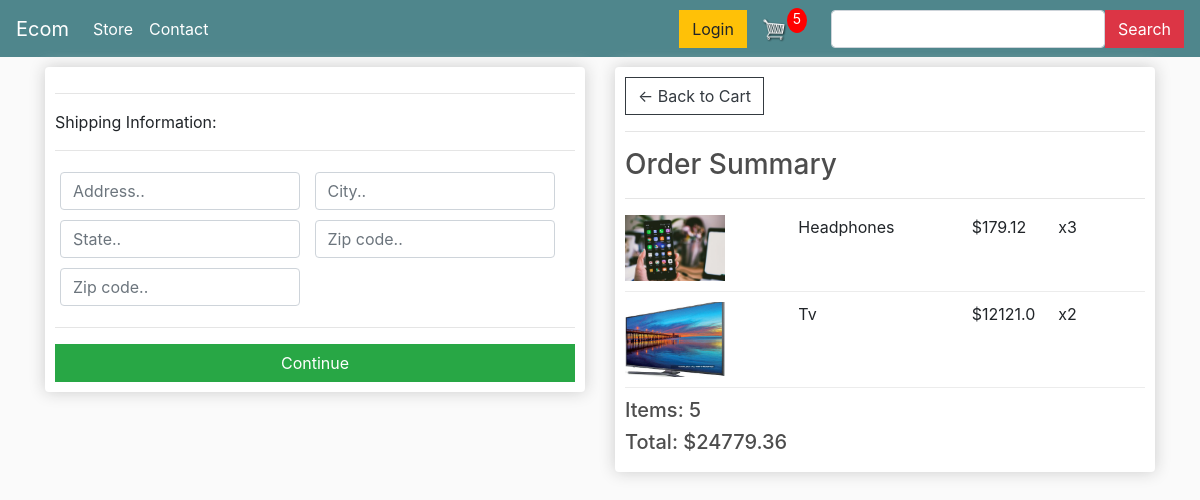
Page /user_checkout/ (signed in) on the earlier database version.
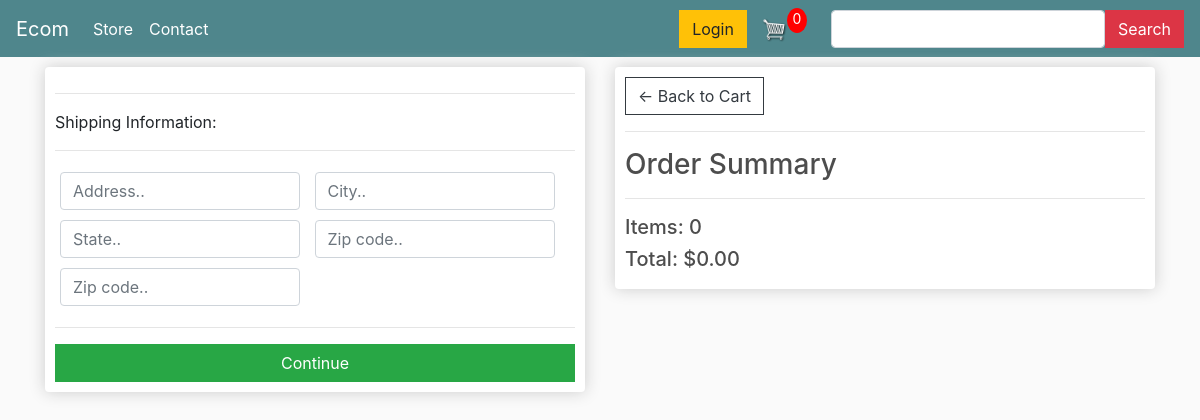
Same page on the later database version.
### user_panel/models.py (models this page shows, shortened)
class OrderItem(models.Model):
    product = models.ForeignKey(Product, on_delete=models.SET_NULL, blank=True, null=True)
    order = models.ForeignKey(Order, on_delete=models.SET_NULL, blank=True, null=True)
    quantity = models.IntegerField(default=0, null=True, blank=True)
    date_added = models.DateTimeField(auto_now_add=True)
    @property
    def get_total(self):
        total = self.product.price * self.quantity
        return total

class Product(models.Model):
    name = models.CharField(max_length=200, null=True)
    price = models.FloatField()
    digital = models.BooleanField(default=False, null=True, blank=False)
    image1 = models.ImageField(null=True, blank=True)
    image2 = models.ImageField(null=True, blank=True)
    image3 = models.ImageField(null=True, blank=True)
    def imageURL1(self):
        try:
            url = self.image1.url
        except:
            url = ''
        return url

class Order(models.Model):
    customer = models.ForeignKey(Customer, on_delete=models.SET_NULL, blank=True, null=True)
    date_orderd = models.DateTimeField(auto_now_add=True)
    complete = models.BooleanField(default=False, null=True, blank=False)
    transaction_id = models.CharField(max_length=200, null=True)
    @property
    def shipping(self):
        shipping = False
        orderitems = self.orderitem_set.all()
        for i in orderitems:
            if i.product.digital == False:
                shipping = True
            return shipping
    @property
    def get_cart_total(self):
        orderitems = self.orderitem_set.all()
        total = sum([item.get_total for item in orderitems])
        return total
    @property
    def get_cart_items(self):
        orderitems = self.orderitem_set.all()
        total = sum([item.quantity for item in orderitems])
        return total

### user_panel/views.py (the view)
# urls.py: path('user_checkout/', views.checkout, name="user_checkout"),
@csrf_protect
def checkout(request):
    if request.user.is_authenticated:
        customer = request.user.customer
        order, created = Order.objects.get_or_create(customer=customer, complete=False)
        items = order.orderitem_set.all()
        cartItems = order.get_cart_items
    else:
        items = []
        order = {'get_cart_total':0, 'get_cart_items': 0,  'shipping': False}
        cartItems = order['get_cart_items']
    context = {
        'items': items,
        'order': order,
         'cartItems': cartItems,
    }
    return render(request, 'user_panel/checkout.html', context)

### templates/user_panel/checkout.html (shortened to what this page needs)
{% extends 'user_panel/base.html' %} {% load static %} {% block content %}
<div class="row">
  <div class="col-lg-6">
    <div class="box-element" id="form-wrapper">
      <form id="form">
        <div id="shipping-info">
          <hr />
          <p>Shipping Information:</p>
          <hr />
          <div class="form-field">
            <input
              class="form-control"
              type="text"
              name="address"
              placeholder="Address.."
            />
          </div>
          <div class="form-field">
            <input
              class="form-control"
              type="text"
              name="city"
              placeholder="City.."
            />
          </div>
          <div class="form-field">
            <input
              class="form-control"
              type="text"
              name="state"
              placeholder="State.."
            />
          </div>
          <div class="form-field">
            <input
              class="form-control"
              type="text"
              name="zipcode"
              placeholder="Zip code.."
            />
          </div>
          <div class="form-field">
            <input
              class="form-control"
              type="text"
              name="country"
              placeholder="Zip code.."
            />
          </div>
        </div>
        <hr />
        <input
          id="form-button"
          class="btn btn-success btn-block"
          type="submit"
          value="Continue"
        />
      </form>
    </div>
    <br />
  </div>
  <div class="col-lg-6">
    <div class="box-element">
      <a class="btn btn-outline-dark" href="{% url 'user_cart' %}"
        >&#x2190; Back to Cart</a
      >
      <hr />
      <h3>Order Summary</h3>
      <hr />
      {% for item in items %}
      <div class="cart-row">
        <div style="flex: 2">
          <img class="row-image" src="{{item.product.imageURL1}}" />
        </div>
        <div style="flex: 2"><p>{{item.product.name}}</p></div>
        <div style="flex: 1"><p>${{item.product.price}}</p></div>
        <div style="flex: 1"><p>x{{item.quantity}}</p></div>
      </div>
      {% endfor %}
      <h5>Items: {{order.get_cart_items}}</h5>
      <h5>Total: ${{order.get_cart_total|floatformat:2}}</h5>
    </div>
  </div>
</div>
{% endblock content %}

Differences in the rows shown:
removed OrderItem: product.imageURL1 (picture), product.name "Headphones", product.price "179.12", quantity "3"
removed OrderItem: product.imageURL1 (picture), product.name "Tv", product.price "12121.0", quantity "2"
no longer on this page (row edited): Order: get_cart_items "5", get_cart_total "24779.36"
added Order: get_cart_items "0", get_cart_total "0.00"
Other differences:
{{ cartItems }}: "5" → "0"
